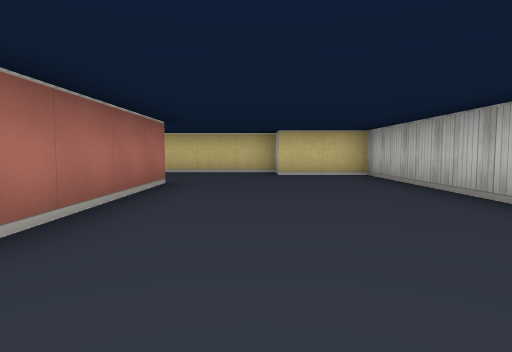
[1] (above)

19 first-person views from a walk through a cub3D ray-caster map. The camera is about half as high as the walls, tilts 4° down and sees 75° across. The floor is counted in squares. Each view is taken from the middle of a square. On the plan, view 1 faces up. The plan holds only what a view shows up to about 9 squares ahead; the rest is blank.

[2]
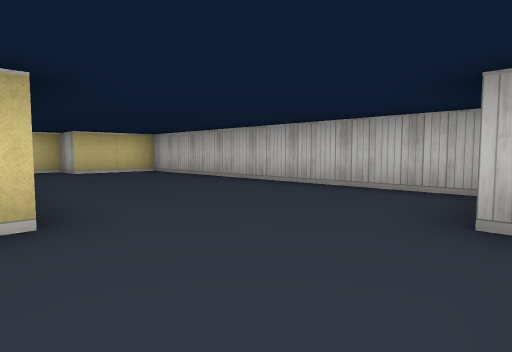

[3]
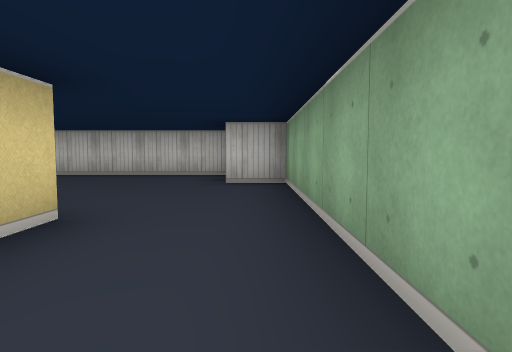

[4]
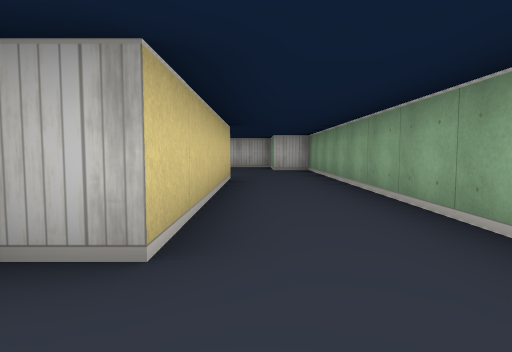

[5]
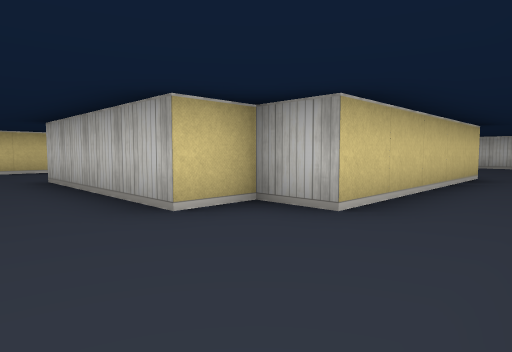

[6]
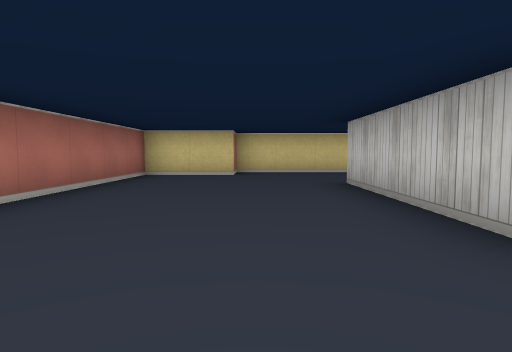

[7]
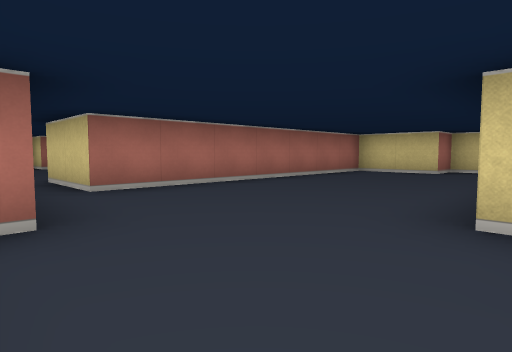

[8]
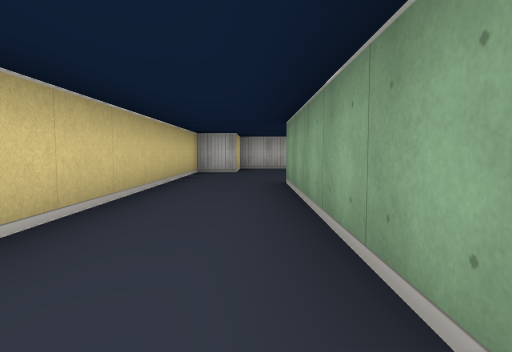

[9]
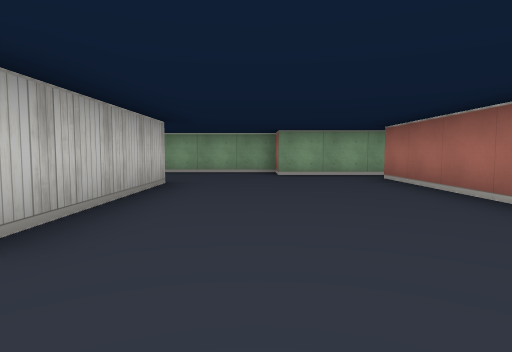

[10]
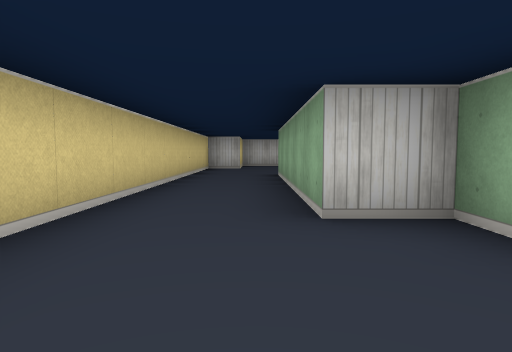

[11]
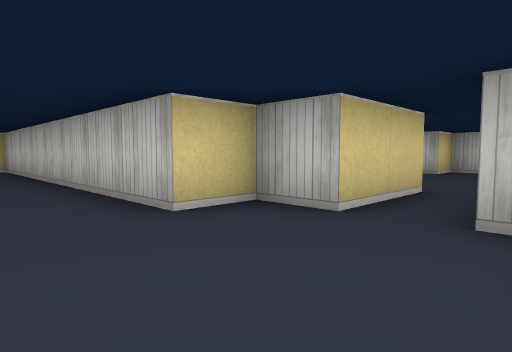

[12]
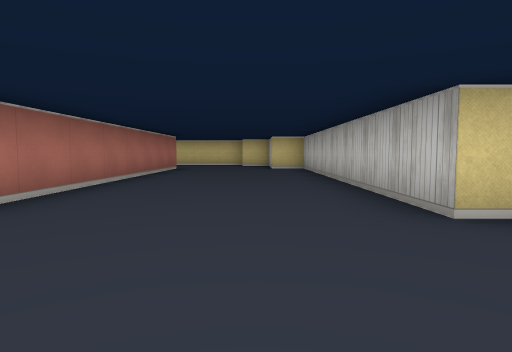

[13]
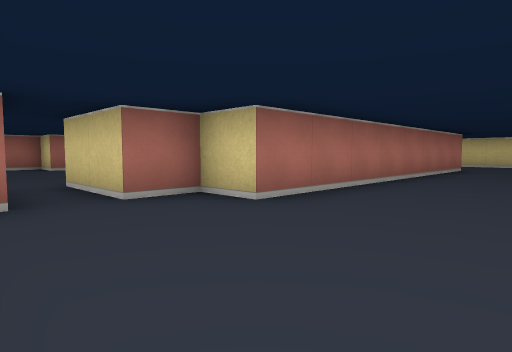

[14]
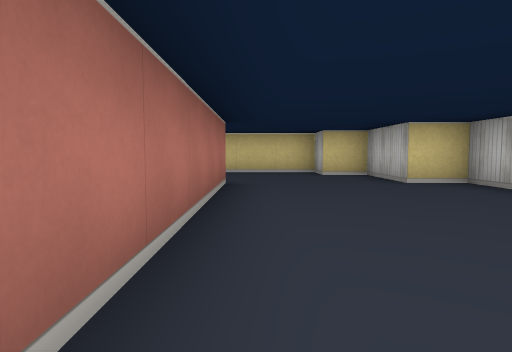

[15]
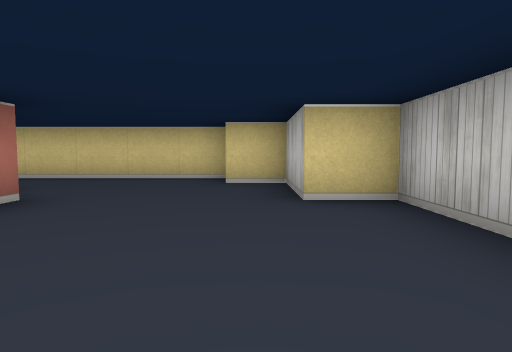

[16]
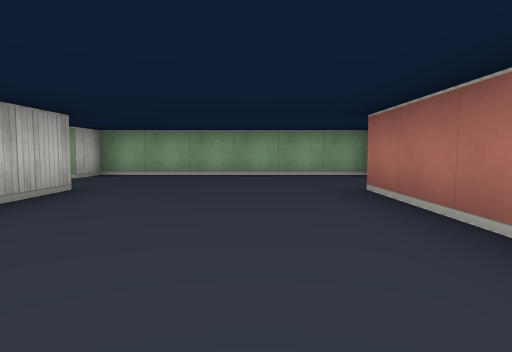

[17]
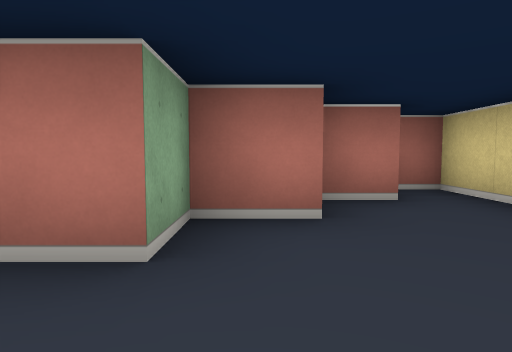

[18]
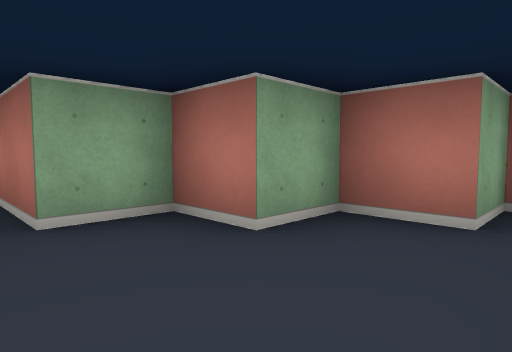

[19]
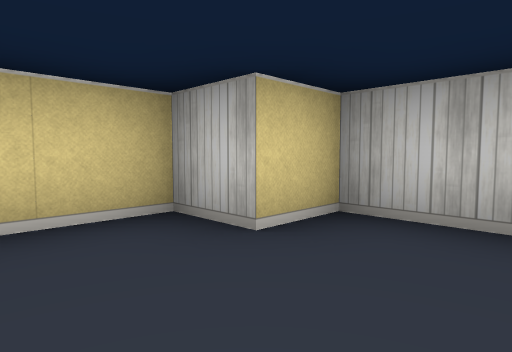

### Floor plan
Points are (right, up) in squares from view 1. A wall is a line through its corners. A room is listed if a view was taken in it or the views show most of it. See-through windows are left out.
Room 1 (views 1, 2)
walls: (-1.5, 5.5) (-1.5, 1.9); (2.5, -0.4) (2.5, 7.5) (0.5, 7.5) (0.5, 8.5) (-1.5, 8.5); (-2.5, -1.5) (0.5, -1.5) (0.5, -0.5)
ways out: opening at (-3, -0.5) to room 2; opening at (-2.5, 7.5) to room 2
Room 2 (views 3, 4, 5, 6, 7, 8, 9, 10)
walls: (-8.1, 5.5) (-7.5, 5.5) (-7.5, 6.5) (-2.5, 6.5); (-12.5, -0.5) (-10.5, -0.5) (-10.5, -1.5) (-2.5, -1.5); (-2.5, 0.5) (-7.5, 0.5) (-7.5, 1.5) (-8.5, 1.5) (-8.5, 5.5); (-1.5, 8.5) (-10.5, 8.5) (-10.5, 7.5) (-12.5, 7.5) (-12.5, 0.5)
ways out: opening at (-3, -0.5) to room 1; opening at (-2.5, 7.5) to room 1; opening at (-13.5, 0) to room 3
Room 3 (views 11, 12, 13, 14, 15, 16, 17, 18, 19)
walls: (-20.6, -1.5) (-14.5, -1.5) (-14.5, -0.5) (-12.5, -0.5); (-12.5, 0.5) (-14.5, 0.5) (-14.5, 1.5) (-15.5, 1.5) (-15.5, 9.5) (-16.5, 9.5) (-16.5, 11.5) (-17.5, 11.5) (-17.5, 12.5) (-22.5, 12.5) (-22.5, 11.5) (-21.5, 11.5) (-21.5, 10.5) (-20.5, 10.5) (-20.5, 9.5) (-19.5, 9.5) (-19.5, 1.5) (-20.5, 1.5) (-20.5, 0.5)
ways out: opening at (-13.5, 0) to room 2; opening at (-21.5, 0)

Positions as (right, up) in squares from view 1, and headings:
1: (0, 0), facing up
2: (-2, -1), facing up-right
3: (-5, -1), facing right
4: (-9, 0), facing right
5: (-10, -1), facing up-right
6: (-10, 0), facing up
7: (-8, -1), facing up-left
8: (-8, 7), facing right
9: (-10, 7), facing down
10: (-10, 7), facing right
11: (-17, -1), facing up-right
12: (-17, -1), facing up
13: (-17, -1), facing up-left
14: (-19, 4), facing up
15: (-17, 6), facing up
16: (-18, 6), facing down
17: (-18, 10), facing left
18: (-19, 12), facing down-left
19: (-19, 10), facing up-right
